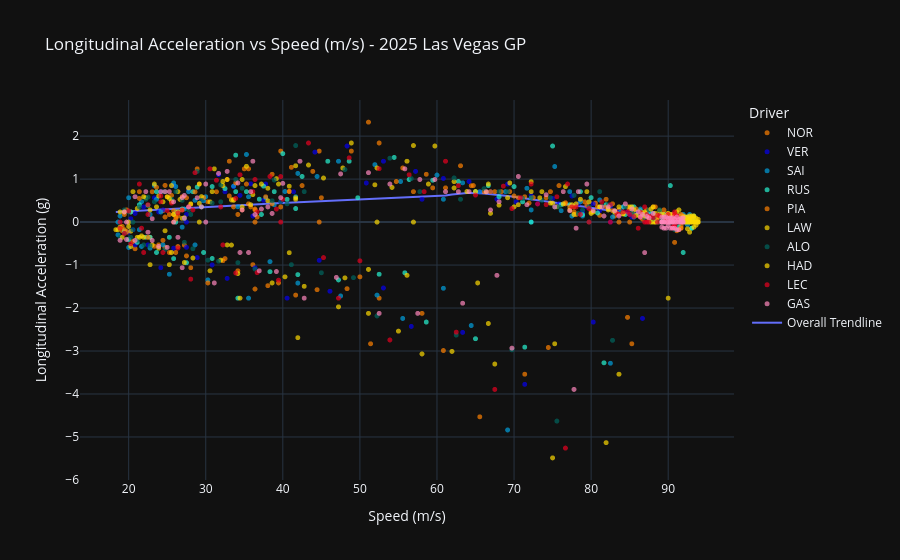

Source (notebook cell):
### Code cell
scat25 = px.scatter(
    q25_tele,
    x='Speed_ms',
    y='Longitudinal_Acceleration_g',
    color='Driver',
    color_discrete_map=driver_colors,
    template='plotly_dark',
    title='Longitudinal Acceleration vs Speed (m/s) - 2025 Las Vegas GP',
    labels={'Speed_ms': 'Speed (m/s)', 'Longitudinal_Acceleration_g': 'Longitudinal Acceleration (g)'},
    trendline='lowess',
    trendline_scope='overall',
)
scat25.update_traces(marker=dict(size=5, opacity=0.7), selector=dict(mode='markers'))
scat25.show()
